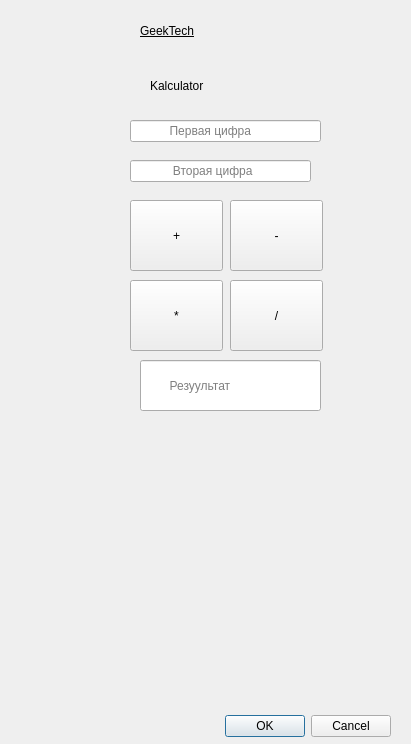
<?xml version="1.0" encoding="UTF-8"?>
<ui version="4.0">
 <class>Dialog</class>
 <widget class="QDialog" name="Dialog">
  <property name="geometry">
   <rect>
    <x>0</x>
    <y>0</y>
    <width>411</width>
    <height>744</height>
   </rect>
  </property>
  <property name="windowTitle">
   <string>Dialog</string>
  </property>
  <widget class="QDialogButtonBox" name="buttonBox">
   <property name="geometry">
    <rect>
     <x>50</x>
     <y>710</y>
     <width>341</width>
     <height>32</height>
    </rect>
   </property>
   <property name="orientation">
    <enum>Qt::Horizontal</enum>
   </property>
   <property name="standardButtons">
    <set>QDialogButtonBox::Cancel|QDialogButtonBox::Ok</set>
   </property>
  </widget>
  <widget class="QLabel" name="label">
   <property name="geometry">
    <rect>
     <x>140</x>
     <y>0</y>
     <width>161</width>
     <height>61</height>
    </rect>
   </property>
   <property name="styleSheet">
    <string notr="true">font: 21pt &quot;MS Shell Dlg 2&quot;;
text-decoration: underline;</string>
   </property>
   <property name="text">
    <string>GeekTech</string>
   </property>
  </widget>
  <widget class="QLabel" name="label_2">
   <property name="geometry">
    <rect>
     <x>150</x>
     <y>60</y>
     <width>141</width>
     <height>51</height>
    </rect>
   </property>
   <property name="styleSheet">
    <string notr="true">font: 18pt &quot;MS Shell Dlg 2&quot;;</string>
   </property>
   <property name="text">
    <string>Kalculator</string>
   </property>
  </widget>
  <widget class="QLineEdit" name="input1">
   <property name="geometry">
    <rect>
     <x>130</x>
     <y>120</y>
     <width>191</width>
     <height>22</height>
    </rect>
   </property>
   <property name="styleSheet">
    <string notr="true"/>
   </property>
   <property name="placeholderText">
    <string>           Первая цифра</string>
   </property>
  </widget>
  <widget class="QLineEdit" name="input2">
   <property name="geometry">
    <rect>
     <x>130</x>
     <y>160</y>
     <width>181</width>
     <height>22</height>
    </rect>
   </property>
   <property name="placeholderText">
    <string>            Вторая цифра</string>
   </property>
  </widget>
  <widget class="QPushButton" name="add">
   <property name="geometry">
    <rect>
     <x>130</x>
     <y>200</y>
     <width>93</width>
     <height>71</height>
    </rect>
   </property>
   <property name="styleSheet">
    <string notr="true">font: 75 14pt &quot;MS Shell Dlg 2&quot;;</string>
   </property>
   <property name="text">
    <string>+</string>
   </property>
  </widget>
  <widget class="QPushButton" name="sub">
   <property name="geometry">
    <rect>
     <x>230</x>
     <y>200</y>
     <width>93</width>
     <height>71</height>
    </rect>
   </property>
   <property name="styleSheet">
    <string notr="true">font: 75 14pt &quot;MS Shell Dlg 2&quot;;
font: 20pt &quot;MS Shell Dlg 2&quot;;</string>
   </property>
   <property name="text">
    <string>-</string>
   </property>
  </widget>
  <widget class="QPushButton" name="mult">
   <property name="geometry">
    <rect>
     <x>130</x>
     <y>280</y>
     <width>93</width>
     <height>71</height>
    </rect>
   </property>
   <property name="styleSheet">
    <string notr="true">

font: 20pt &quot;MS Shell Dlg 2&quot;;</string>
   </property>
   <property name="text">
    <string>*</string>
   </property>
  </widget>
  <widget class="QPushButton" name="div">
   <property name="geometry">
    <rect>
     <x>230</x>
     <y>280</y>
     <width>93</width>
     <height>71</height>
    </rect>
   </property>
   <property name="styleSheet">
    <string notr="true">font: 75 14pt &quot;MS Shell Dlg 2&quot;;
font: 20pt &quot;MS Shell Dlg 2&quot;;</string>
   </property>
   <property name="text">
    <string>/</string>
   </property>
  </widget>
  <widget class="QLineEdit" name="output">
   <property name="geometry">
    <rect>
     <x>140</x>
     <y>360</y>
     <width>181</width>
     <height>51</height>
    </rect>
   </property>
   <property name="styleSheet">
    <string notr="true">font: 75 14pt &quot;MS Shell Dlg 2&quot;;
font: 75 14pt &quot;MS Serif&quot;;</string>
   </property>
   <property name="placeholderText">
    <string>        Резуультат</string>
   </property>
  </widget>
 </widget>
 <resources/>
 <connections>
  <connection>
   <sender>buttonBox</sender>
   <signal>accepted()</signal>
   <receiver>Dialog</receiver>
   <slot>accept()</slot>
   <hints>
    <hint type="sourcelabel">
     <x>248</x>
     <y>254</y>
    </hint>
    <hint type="destinationlabel">
     <x>157</x>
     <y>274</y>
    </hint>
   </hints>
  </connection>
  <connection>
   <sender>buttonBox</sender>
   <signal>rejected()</signal>
   <receiver>Dialog</receiver>
   <slot>reject()</slot>
   <hints>
    <hint type="sourcelabel">
     <x>316</x>
     <y>260</y>
    </hint>
    <hint type="destinationlabel">
     <x>286</x>
     <y>274</y>
    </hint>
   </hints>
  </connection>
 </connections>
</ui>
